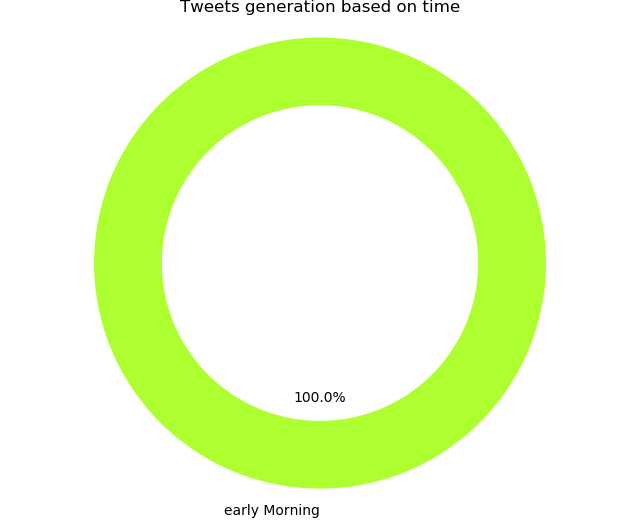

Generate this figure with Python:
import matplotlib.pyplot as plt
import numpy as np
label=['early Morning']
tweet_count=[205735]

colors = ['greenyellow']

fig1, ax1 = plt.subplots()
ax1.pie(tweet_count, colors=colors, labels=label, autopct='%1.1f%%', startangle=90)
# draw circle
centre_circle = plt.Circle((0, 0), 0.70, fc='white')
fig = plt.gcf()
fig.gca().add_artist(centre_circle)
# Equal aspect ratio ensures that pie is drawn as a circle
ax1.axis('equal')
plt.tight_layout()
plt.title('Tweets generation based on time')
plt.show()
